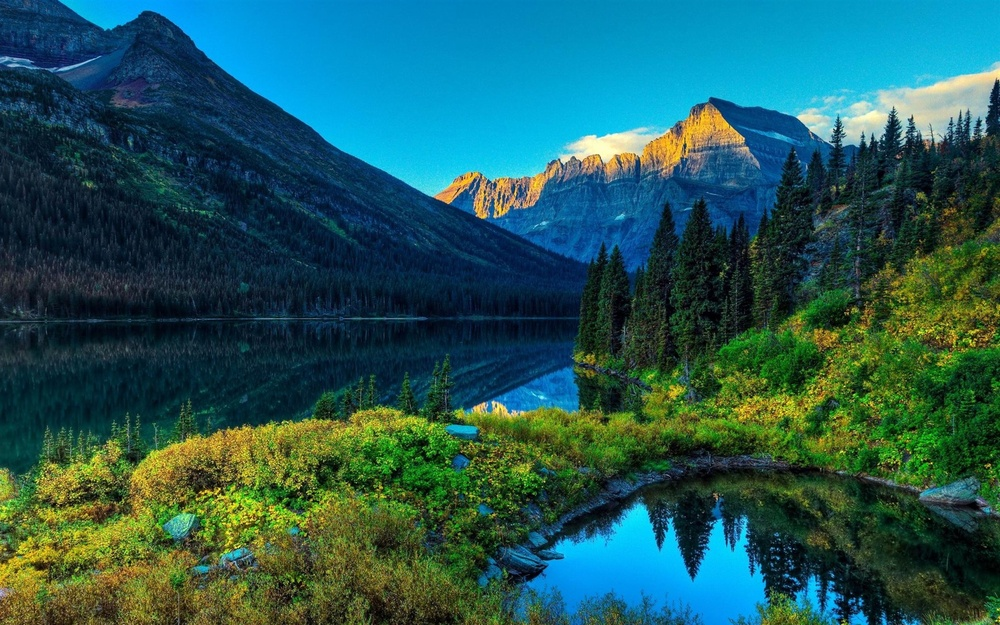
#> input picture Open CV/images/imagehw1.jfif, 1000 x 625 px, shrunk from 1920 x 1200 before the run, found by its file name
$ python hw.py
#> lines starting #> are read from the running program, lines starting #| are printed output that depends on the picture
import cv2
import os
image=cv2.imread(r"C:\Users\maxsc\Open CV\images\imagehw1.jfif")
#> image is the input picture: shape (625, 1000, 3); mean B, G, R 87.7, 88.5, 35.6
cv2.imshow("The Image...",image)
cv2.waitKey(0)
greyimage=cv2.imread(r"C:\Users\maxsc\Open CV\images\imagehw1.jfif",0)
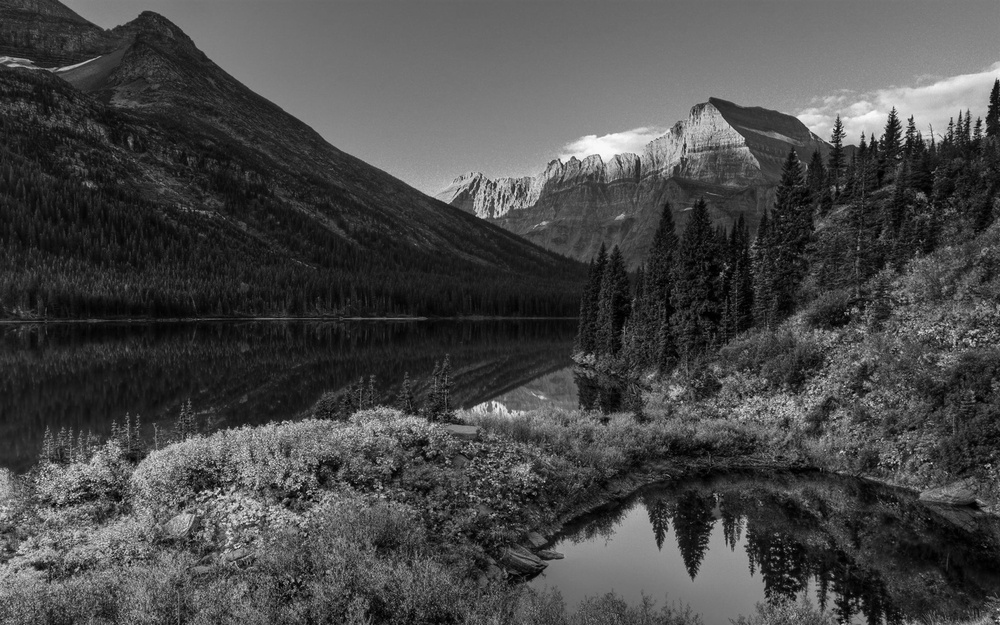
#> greyimage: shape (625, 1000); min 0, max 251, mean 72.5
cv2.imshow("Greyscale image",greyimage)
cv2.waitKey(0)
part=r"C:\Users\maxsc\Open CV\images"
os.chdir(part)
cv2.imwrite("homeworkimage1.jpg",image)

$ run again, with Open CV/images/foretspath.jpg saved as Open CV/images/imagehw1.jfif
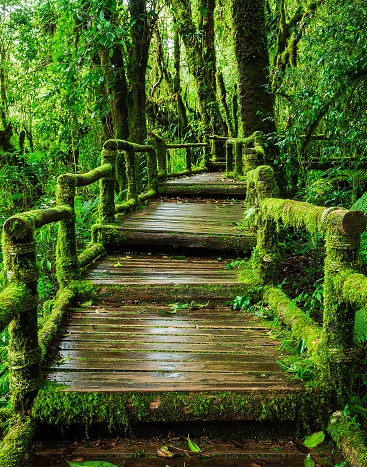
#> input picture Open CV/images/foretspath.jpg, 367 x 467 px, found by its file name
#> image is the input picture: shape (467, 367, 3); mean B, G, R 34.7, 95, 73.1
#> `greyimage=cv2.imread(r"C:\Users\maxsc\Open CV\images\imagehw1.jfif",0)`:
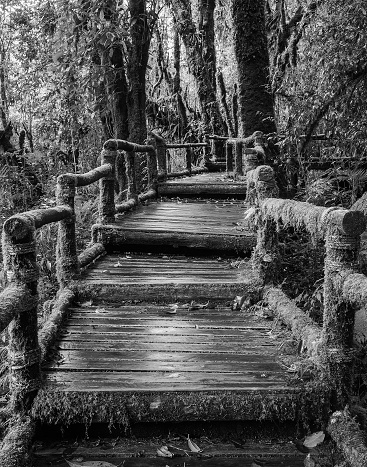
#> greyimage: shape (467, 367); min 0, max 255, mean 81.2

$ run again, with Open CV/images/mountain image.jpg saved as Open CV/images/imagehw1.jfif
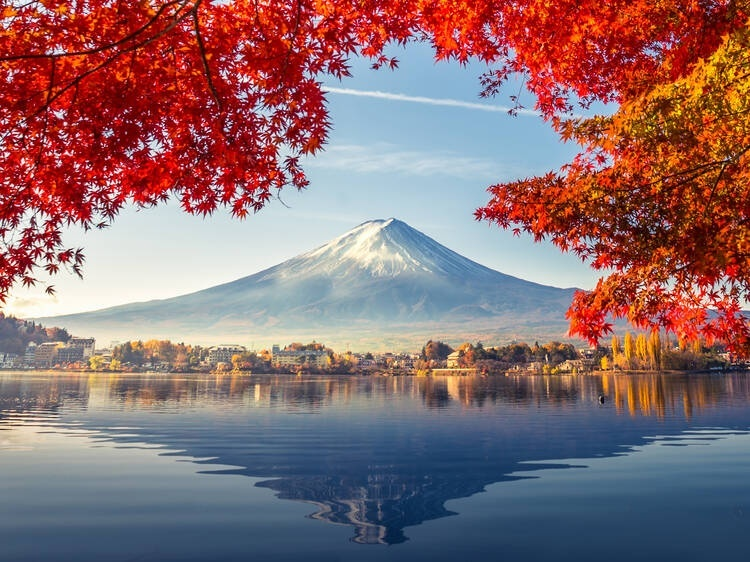
#> input picture Open CV/images/mountain image.jpg, 750 x 562 px, found by its file name
#> image is the input picture: shape (562, 750, 3); mean B, G, R 111.7, 108.4, 140
#> `greyimage=cv2.imread(r"C:\Users\maxsc\Open CV\images\imagehw1.jfif",0)`:
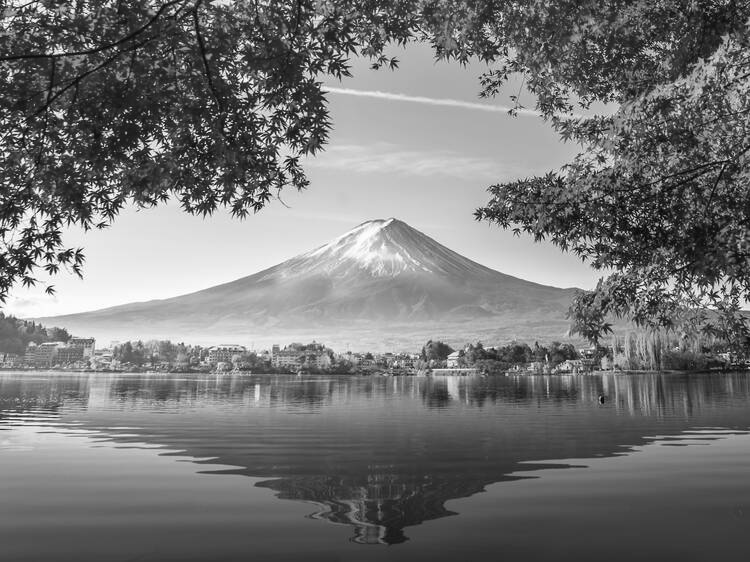
#> greyimage: shape (562, 750); min 0, max 255, mean 118.2

$ run again, with Open CV/images/sunset.webp saved as Open CV/images/imagehw1.jfif
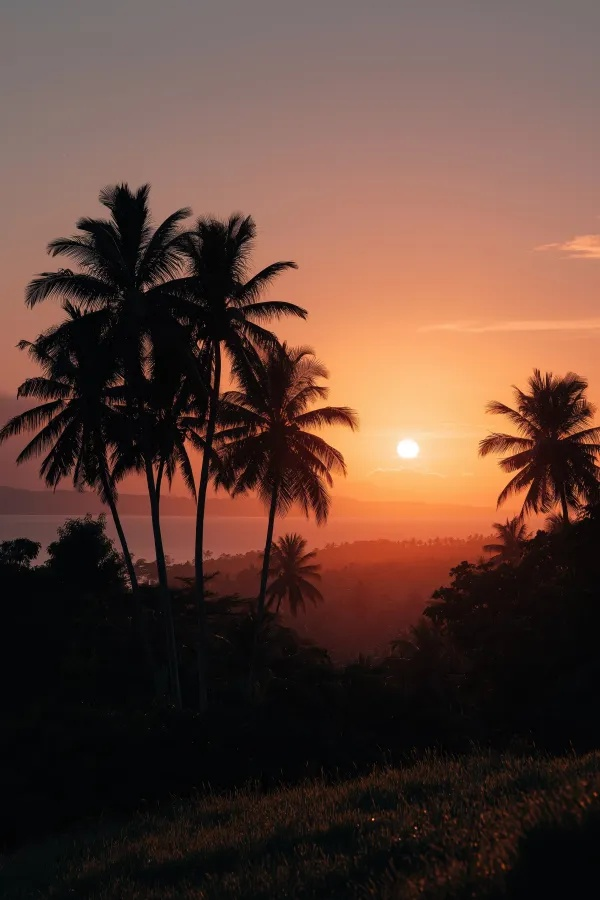
#> input picture Open CV/images/sunset.webp, 600 x 900 px, found by its file name
#> image is the input picture: shape (900, 600, 3); mean B, G, R 55.6, 66.5, 95
#> `greyimage=cv2.imread(r"C:\Users\maxsc\Open CV\images\imagehw1.jfif",0)`:
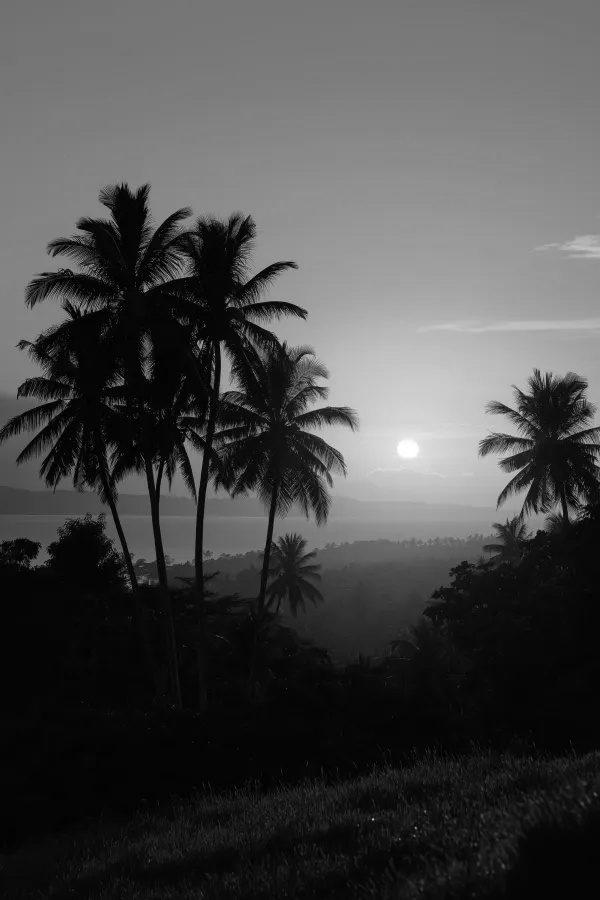
#> greyimage: shape (900, 600); min 0, max 255, mean 73.8
